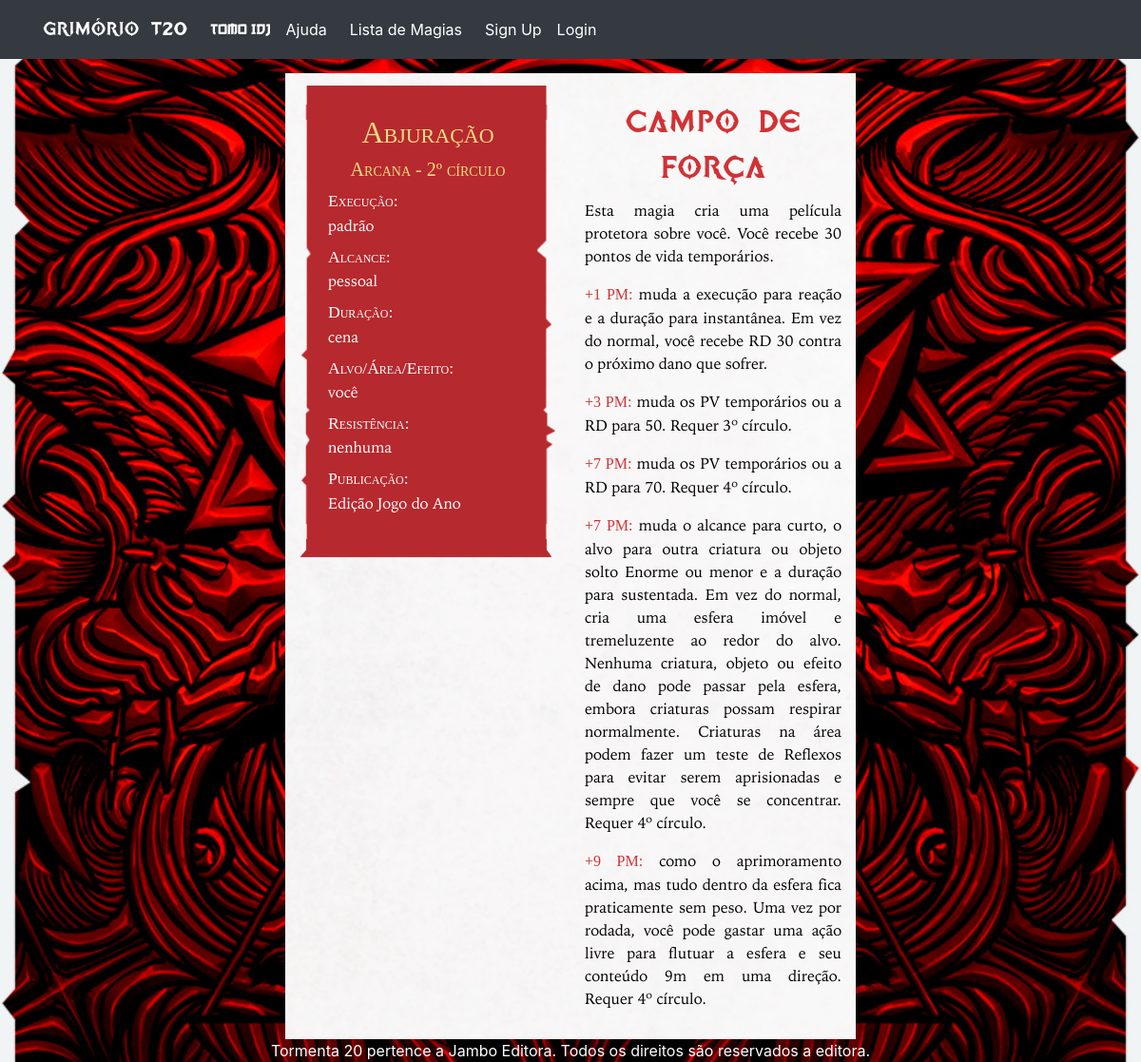
/34/, run on the app's committed database.
### spell/models.py (models this page shows, shortened)
class Spell(models.Model):
    name = models.TextField()
    sorting_name = models.TextField(blank=True)
    image = models.ImageField(upload_to='spell/images', blank=True)
    SPELL_TYPE_CHOICES = [
        ('AR', 'Arcana'),
        ('DI', 'Divina'),
        ('UN', 'Universal'),
    ]
    spell_type = models.CharField(
        max_length=2,
        choices=SPELL_TYPE_CHOICES,
        default='AR',
    )
    SCHOOL_CHOICES = [
        ('AB', 'Abjuração'),
        ('AD', 'Adivinhação'),
        ('CO', 'Convocação'),
        ('EN', 'Encantamento'),
        ('EV', 'Evocação'),
        ('IL', 'Ilusão'),
        ('NE', 'Necromancia'),
        ('TR', 'Transmutação'),
    ]
    school = models.CharField(
        max_length=2,
        choices=SCHOOL_CHOICES,
        default='AB',
    )
    CIRCLE_CHOICES = [
        ('1', 1),
        ('2', 2),
        ('3', 3),
        ('4', 4),
        ('5', 5),
    ]
    circle = models.CharField(
        max_length=1,
        choices=CIRCLE_CHOICES,
        default=1,
    )
    execution = models.TextField()
    range = models.TextField()
    target_area_effect = models.TextField()
    duration = models.TextField()
    resistance = models.TextField(blank=True)
    description = models.TextField(default='')
    enhancements = models.ManyToManyField(to=Enhancement, related_name='spell', blank=True)
    short_description = models.CharField(max_length=100, blank=True)
    book_magazine = models.CharField(max_length=100, blank=True)
    user = models.ForeignKey(User, on_delete=models.CASCADE, null=True)
    shared_users = models.TextField(blank=True)

class Enhancement(models.Model):
    cost = models.CharField(max_length=100)
    effect = models.TextField()
    related_spell = models.ForeignKey('Spell', on_delete=models.CASCADE, default=None)

### spell/views.py (the view)
# urls.py: path('<int:spell_id>/', views.spell_details, name='spell_details'),
def spell_details(request, spell_id):
    spell = get_object_or_404(Spell, pk=spell_id)
    enhancements = Enhancement.objects.filter(related_spell=spell_id)
    is_homebrew = bool(True if spell.user.username != "GrimorioT20" else False)
    if is_homebrew:
        if not request.user.is_authenticated:
            return redirect('loginuser')
        if request.user.is_authenticated and request.user.get_username() not in spell.shared_users:
            return render(request, 'spell/access_denied.html')
    return render(request, 'spell/spell_details.html', {'spell': spell,
                                                        'enhancements': enhancements, 'is_homebrew': is_homebrew})

### spell/templates/spell/spell_details.html (shortened to what this page needs)
{% extends './spell_base.html' %}
{% block content %}
<div class="container-fluid" >
    <div class="row">
        <div class="col-md-12">
            <div class="row" style="padding-top:15px"></div>
            <div class="row">
                <div class="col-md-3"></div>
                <div class="col-md-6 bg_image" style="padding-top: 13px">
                </div>
                <div class="col-md-3"></div>
            </div>
            <div class="row">
                <div class="col-md-3"></div>
                <div class="col-md-3 bg_image" style="padding-bottom:13px">
                    <div class="col-md-12 box">
                        <h2 style="text-align:center">
                            {{ spell.get_school_display }}
                        </h2>
                        <h5 style="text-align:center">
                            {{ spell.get_spell_type_display }} - {{ spell.circle }}º círculo
                        </h5>
                        <dl>
                            <dt>
                                Execução:
                            </dt>
                            <dd>
                                {{ spell.execution }}
                            </dd>
                            <dt>
                                Alcance:
                            </dt>
                            <dd>
                                {{ spell.range }}
                            </dd>
                            <dt>
                                Duração:
                            </dt>
                            <dd>
                                {{ spell.duration }}
                            </dd>
                            <dt>
                                Alvo/Área/Efeito:
                            </dt>
                            <dd>
                                {{ spell.target_area_effect }}
                            </dd>
                            <dt>
                                Resistência:
                            </dt>
                            <dd>
                                {% if spell.resistance != '' %}
                                {{ spell.resistance }}
                                {% else %}
                                nenhuma
                                {% endif %}
                            </dd>
                            <dt>
                                Publicação:
                            </dt>
                            <dd>
                                {{spell.book_magazine}}
                            </dd>
                        </dl>
                    </div>
                </div>
                <div class="col-md-3 bg_image" style="padding-top: 15px;padding-bottom: 15px;padding-left:15px;padding-right:15px">
                    <h1>
                        <div style="text-align:center">{{spell.name}}</div>
                    </h1>
                    <p>
                        {{ spell.description }}
                    </p>
                    {% for enhancement in enhancements %}
                    <p>
                        <b class="enhc">{{ enhancement.cost }}:</b>
                        {{enhancement.effect}}
                    </p>
                    {% endfor %}
                </div>
                <div class="col-md-3"></div>
            </div>
        </div>
    </div>
</div>
{% endblock %}

### spell/templates/spell/spell_details.html (style rules this page uses)
body { background-image: url("/static/img/bg_2.jpg"); background-repeat: no-repeat; background-attachment: fixed; background-size: cover; bacground-position: center; }
.bg_image { background-image: url("/static/img/background.png"); background-repeat: no-repeat; background-attachment: fixed; background-size: cover; bacground-position: center; }
.box { display: table; border: 20px solid black; border-image: url("/static/img/box_2.png") 4% repeat; background-color: #B6292E; background-clip: padding-box, border-box; padding-top: 10px; padding-bottom: 10px; padding-left:10px; padding-right:10px; }
dd { font-family: 'iowanOldStyleRegular'; color: white; font-weight: normal; font-style: normal; }
dt { font-family: 'iowanOldStyleBold'; color: white; font-weight: normal; font-style: normal; font-size: 110%; font-variant: small-caps; }
h2 { font-family: 'iowanOldStyleBold'; font-weight: normal; color: #f0dc82; font-variant: small-caps; }
h5 { font-family: 'iowanOldStyleBold'; font-weight: normal; color: #f0dc82; font-variant: small-caps; }
h1 { font-family: 'tormenta20'; font-weight: normal; color: #d13235 }
.enhc { font-family: 'iowanOldStyleBold'; font-weight: normal; color: #d13235; font-variant: small-caps; }
p { font-family: 'iowanOldStyleRegular'; color: black; font-weight: normal; font-style: normal; text-align: justify; text-justify: inter-word; }

### data on the page
Spell: school "Abjuração", spell_type "Arcana", circle "2", execution "padrão", range "pessoal", duration "cena", target_area_effect "você", book_magazine "Edição Jogo do Ano", name "Campo de Força", description "Esta magia cria uma película protetora sobre você. Você recebe 30 pontos de vida temporários."
Enhancement: cost "+1 PM", effect "muda a execução para reação e a duração para instantânea. Em vez do normal, você recebe RD 30 contra o próximo dano que sofrer."
Enhancement: cost "+3 PM", effect "muda os PV temporários ou a RD para 50. Requer 3º círculo."
Enhancement: cost "+7 PM", effect "muda os PV temporários ou a RD para 70. Requer 4º círculo."
Enhancement: cost "+7 PM", effect "muda o alcance para curto, o alvo para outra criatura ou objeto solto Enorme ou menor e a duração para sustentada. Em vez do normal, cria uma esfera imóvel e tremeluzente ao redor do alvo. Nenhuma criatura, objeto ou efeito de dano pode passar pela esfera, embora criaturas possam respirar normalmente. Criaturas na área podem fazer um teste de Reflexos para evitar serem aprisionadas e sempre que você se concentrar. Requer 4º círculo."
Enhancement: cost "+9 PM", effect "como o aprimoramento acima, mas tudo dentro da esfera fica praticamente sem peso. Uma vez por rodada, você pode gastar uma ação livre para flutuar a esfera e seu conteúdo 9m em uma direção. Requer 4º círculo."
